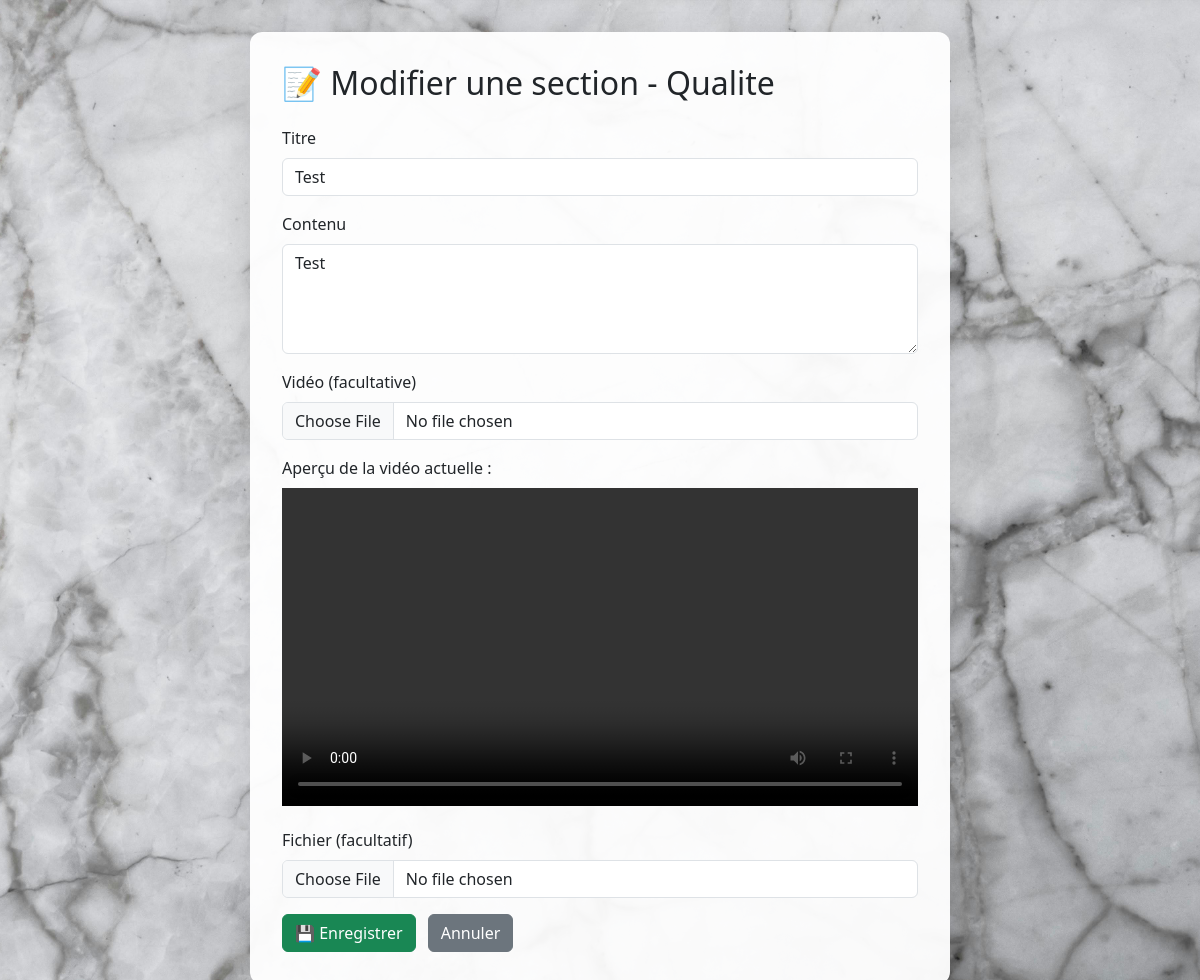
The page /edit_section/2 (signed in) on the database its author committed.
### models.py (models this page shows)
class Section(db.Model):
    __tablename__ = 'section'
    id = db.Column(db.Integer, primary_key=True)
    title = db.Column(db.String(200), nullable=False)
    content = db.Column(db.Text, nullable=True)
    video_url = db.Column(db.String(300), nullable=True)
    file_path = db.Column(db.String(200), nullable=True)
    theme = db.Column(db.String(50), nullable=False)
    user_id = db.Column(db.Integer, db.ForeignKey('user.id'), nullable=False)

### app.py (the view, shortened to what this page needs)
@app.route('/edit_section/<int:section_id>', methods=['GET', 'POST'])
@login_required
@admin_required
def edit_section(section_id):
    section = Section.query.get_or_404(section_id)
    theme = section.theme  # déduit simplement depuis l'objet
    return render_template('edit_section_form.html', section=section, theme=theme)

### app.py (called while the page is built)
def admin_required(f):
    @wraps(f)
    def decorated_function(*args, **kwargs):
        if not current_user.is_authenticated or current_user.role != 'admin':
            abort(403)
        return f(*args, **kwargs)
    return decorated_function

@login_manager.user_loader
def load_user(user_id):
    return User.query.get(int(user_id))

### templates/edit_section_form.html (shortened to what this page needs)
<!DOCTYPE html>
<html lang="fr">
<head>
    <link href="https://cdn.jsdelivr.net/npm/bootstrap@5.3.0/dist/css/bootstrap.min.css" rel="stylesheet">
</head>
<body>
<div class="container">
    <h2>📝 Modifier une section - {{ theme.capitalize() }}</h2>
    <form method="POST" enctype="multipart/form-data">
        <div class="mb-3">
            <label for="title" class="form-label">Titre</label>
            <input type="text" class="form-control" id="title" name="title" value="{{ section.title }}" required>
        </div>
        <div class="mb-3">
            <label for="content" class="form-label">Contenu</label>
            <textarea class="form-control" id="content" name="content" rows="4" required>{{ section.content }}</textarea>
        </div>
        <div class="mb-3">
            <label for="video" class="form-label">Vidéo (facultative)</label>
            <input type="file" class="form-control" id="video" name="video" accept="video/*">
        </div>
        {% if section.video_url %}
        <div class="mb-3">
            <label class="form-label">Aperçu de la vidéo actuelle :</label>
            <video controls width="100%">
                <source src="{{ section.video_url }}" type="video/mp4">
            </video>
        </div>
        {% endif %}
        <div class="mb-3">
            <label for="file" class="form-label">Fichier (facultatif)</label>
            <input type="file" class="form-control" id="file" name="file" accept=".pdf,.doc,.docx,.xlsx,.xls,.ppt,.pptx">
        </div>
        <button type="submit" class="btn btn-success">💾 Enregistrer</button>
        <a href="{{ url_for('edit_sections') }}" class="btn btn-secondary ms-2">Annuler</a>
    </form>
</div>
</body>
</html>

### templates/edit_section_form.html (style rules this page uses)
body { background-image: url('/static/marbre.jpg'); background-size: cover; background-position: center; font-family: 'Segoe UI', sans-serif; padding: 2rem; }
.container { background: rgba(255, 255, 255, 0.95); border-radius: 12px; padding: 2rem; max-width: 700px; margin: auto; box-shadow: 0 8px 32px rgba(0, 0, 0, 0.1); }
h2 { margin-bottom: 1.5rem; }

### rows shown on the page
Section: capitalize "Qualite", title "Test", content "Test"
